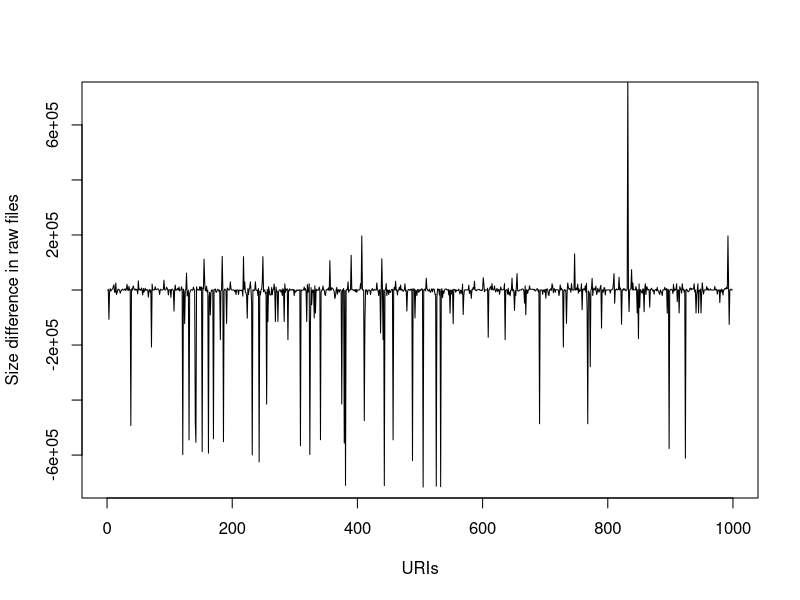
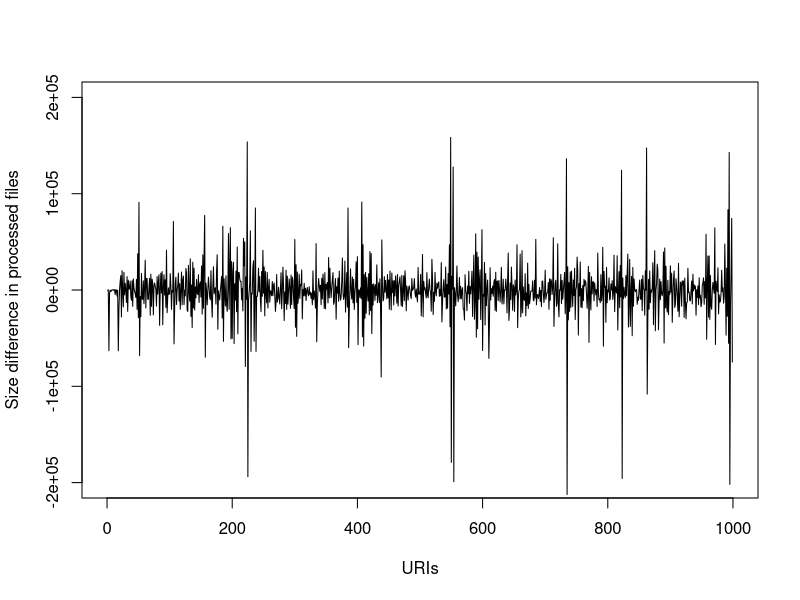

Generate these figures, in order, with R:
#--For Raw Files Size difference-------
d = read.table('rawdiff.txt' ,col.name=c("sizes")) 
plot(d$sizes,xlab="URIs",ylab="Size difference in raw files",xlim=c(0,1000),ylim=c(-700000,700000),type="l")
#--For Processed Files Size difference----
d = read.table('processdiff.txt' ,col.name=c("sizes"))
plot(d$sizes,xlab="URIs",ylab="Size difference in processed files",xlim=c(0,1000),ylim=c(-200000,200000),type="l")